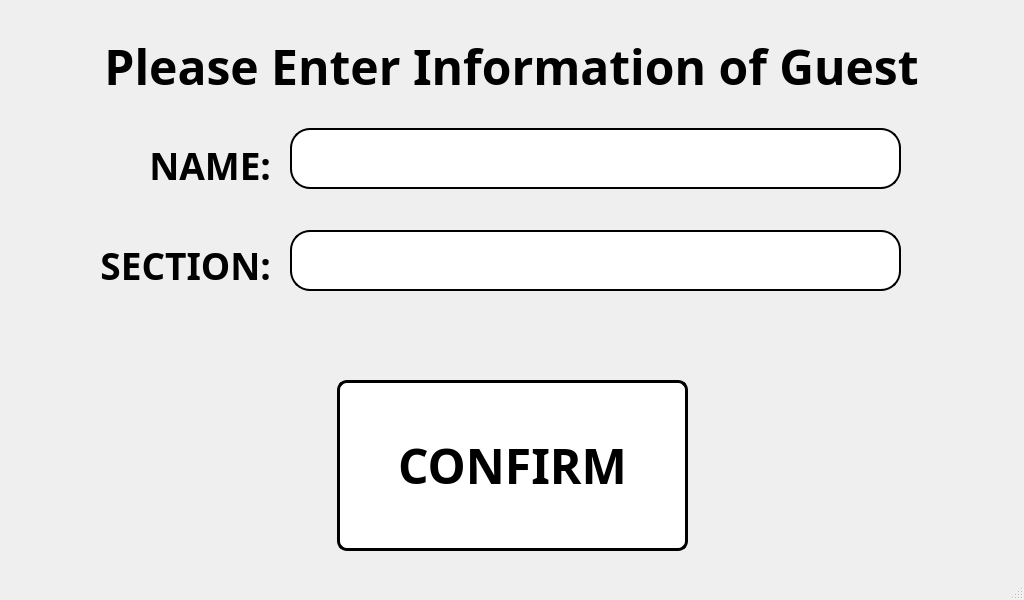
<?xml version="1.0" encoding="UTF-8"?>
<ui version="4.0">
 <class>guest_patient_window</class>
 <widget class="QMainWindow" name="guest_patient_window">
  <property name="geometry">
   <rect>
    <x>0</x>
    <y>0</y>
    <width>1024</width>
    <height>600</height>
   </rect>
  </property>
  <property name="minimumSize">
   <size>
    <width>1024</width>
    <height>600</height>
   </size>
  </property>
  <property name="maximumSize">
   <size>
    <width>1024</width>
    <height>600</height>
   </size>
  </property>
  <property name="windowTitle">
   <string>Information of Guest Patient</string>
  </property>
  <widget class="QWidget" name="centralwidget">
   <widget class="QLabel" name="TITLE">
    <property name="geometry">
     <rect>
      <x>15</x>
      <y>-10</y>
      <width>993</width>
      <height>153</height>
     </rect>
    </property>
    <property name="font">
     <font>
      <family>Unispace</family>
      <pointsize>36</pointsize>
      <weight>75</weight>
      <bold>true</bold>
     </font>
    </property>
    <property name="text">
     <string>Please Enter Information of Guest</string>
    </property>
    <property name="alignment">
     <set>Qt::AlignCenter</set>
    </property>
   </widget>
   <widget class="QLabel" name="label_for_name">
    <property name="geometry">
     <rect>
      <x>80</x>
      <y>130</y>
      <width>191</width>
      <height>71</height>
     </rect>
    </property>
    <property name="font">
     <font>
      <family>Unispace</family>
      <pointsize>28</pointsize>
      <weight>75</weight>
      <bold>true</bold>
     </font>
    </property>
    <property name="text">
     <string>&lt;html&gt;&lt;head/&gt;&lt;body&gt;&lt;p align=&quot;right&quot;&gt;&lt;span style=&quot; font-size:28pt;&quot;&gt;NAME:&lt;/span&gt;&lt;/p&gt;&lt;/body&gt;&lt;/html&gt;</string>
    </property>
   </widget>
   <widget class="QLabel" name="label_for_section">
    <property name="geometry">
     <rect>
      <x>80</x>
      <y>230</y>
      <width>191</width>
      <height>71</height>
     </rect>
    </property>
    <property name="font">
     <font>
      <family>Unispace</family>
      <pointsize>28</pointsize>
      <weight>75</weight>
      <bold>true</bold>
     </font>
    </property>
    <property name="text">
     <string>&lt;html&gt;&lt;head/&gt;&lt;body&gt;&lt;p align=&quot;right&quot;&gt;&lt;span style=&quot; font-size:28pt;&quot;&gt;SECTION:&lt;/span&gt;&lt;/p&gt;&lt;/body&gt;&lt;/html&gt;</string>
    </property>
   </widget>
   <widget class="QTextEdit" name="section_info">
    <property name="geometry">
     <rect>
      <x>290</x>
      <y>230</y>
      <width>611</width>
      <height>61</height>
     </rect>
    </property>
    <property name="font">
     <font>
      <pointsize>24</pointsize>
     </font>
    </property>
    <property name="styleSheet">
     <string notr="true">QTextEdit
{
  background-color: white;
color: black;
border-style: outset;
border-width: 2px;
border-radius:20px;
border-color: black;
}</string>
    </property>
    <property name="html">
     <string>&lt;!DOCTYPE HTML PUBLIC &quot;-//W3C//DTD HTML 4.0//EN&quot; &quot;http://www.w3.org/TR/REC-html40/strict.dtd&quot;&gt;
&lt;html&gt;&lt;head&gt;&lt;meta name=&quot;qrichtext&quot; content=&quot;1&quot; /&gt;&lt;style type=&quot;text/css&quot;&gt;
p, li { white-space: pre-wrap; }
&lt;/style&gt;&lt;/head&gt;&lt;body style=&quot; font-family:'MS Shell Dlg 2'; font-size:24pt; font-weight:400; font-style:normal;&quot;&gt;
&lt;p align=&quot;center&quot; style=&quot;-qt-paragraph-type:empty; margin-top:0px; margin-bottom:0px; margin-left:0px; margin-right:0px; -qt-block-indent:0; text-indent:0px;&quot;&gt;&lt;br /&gt;&lt;/p&gt;&lt;/body&gt;&lt;/html&gt;</string>
    </property>
   </widget>
   <widget class="QTextEdit" name="name_info">
    <property name="geometry">
     <rect>
      <x>290</x>
      <y>128</y>
      <width>611</width>
      <height>61</height>
     </rect>
    </property>
    <property name="font">
     <font>
      <pointsize>24</pointsize>
     </font>
    </property>
    <property name="styleSheet">
     <string notr="true">QTextEdit
{
  background-color: white;
color: black;
border-style: outset;
border-width: 2px;
border-radius:20px;
border-color: black;
}
</string>
    </property>
    <property name="html">
     <string>&lt;!DOCTYPE HTML PUBLIC &quot;-//W3C//DTD HTML 4.0//EN&quot; &quot;http://www.w3.org/TR/REC-html40/strict.dtd&quot;&gt;
&lt;html&gt;&lt;head&gt;&lt;meta name=&quot;qrichtext&quot; content=&quot;1&quot; /&gt;&lt;style type=&quot;text/css&quot;&gt;
p, li { white-space: pre-wrap; }
&lt;/style&gt;&lt;/head&gt;&lt;body style=&quot; font-family:'MS Shell Dlg 2'; font-size:24pt; font-weight:400; font-style:normal;&quot;&gt;
&lt;p align=&quot;center&quot; style=&quot;-qt-paragraph-type:empty; margin-top:0px; margin-bottom:0px; margin-left:0px; margin-right:0px; -qt-block-indent:0; text-indent:0px;&quot;&gt;&lt;br /&gt;&lt;/p&gt;&lt;/body&gt;&lt;/html&gt;</string>
    </property>
   </widget>
   <widget class="QPushButton" name="confirm_guest">
    <property name="geometry">
     <rect>
      <x>337</x>
      <y>380</y>
      <width>351</width>
      <height>171</height>
     </rect>
    </property>
    <property name="font">
     <font>
      <family>Unispace</family>
      <pointsize>36</pointsize>
      <weight>75</weight>
      <bold>true</bold>
     </font>
    </property>
    <property name="styleSheet">
     <string notr="true">QPushButton:hover:!pressed
{
  background-color: rgb(195,30,60);
}

QPushButton
{
  background-color: white;
color: black;
border-style: outset;
border-width: 3px;
border-radius:10px;
border-color: black;
}
</string>
    </property>
    <property name="text">
     <string>CONFIRM</string>
    </property>
   </widget>
   <widget class="QLabel" name="label">
    <property name="geometry">
     <rect>
      <x>0</x>
      <y>0</y>
      <width>1024</width>
      <height>600</height>
     </rect>
    </property>
    <property name="minimumSize">
     <size>
      <width>1024</width>
      <height>600</height>
     </size>
    </property>
    <property name="maximumSize">
     <size>
      <width>1024</width>
      <height>600</height>
     </size>
    </property>
    <property name="text">
     <string/>
    </property>
    <property name="pixmap">
     <pixmap>pictures/program_pictures/main_wallpaper.png</pixmap>
    </property>
   </widget>
   <zorder>label</zorder>
   <zorder>TITLE</zorder>
   <zorder>label_for_name</zorder>
   <zorder>label_for_section</zorder>
   <zorder>name_info</zorder>
   <zorder>section_info</zorder>
   <zorder>confirm_guest</zorder>
  </widget>
  <widget class="QStatusBar" name="statusbar"/>
 </widget>
 <resources/>
 <connections/>
</ui>
